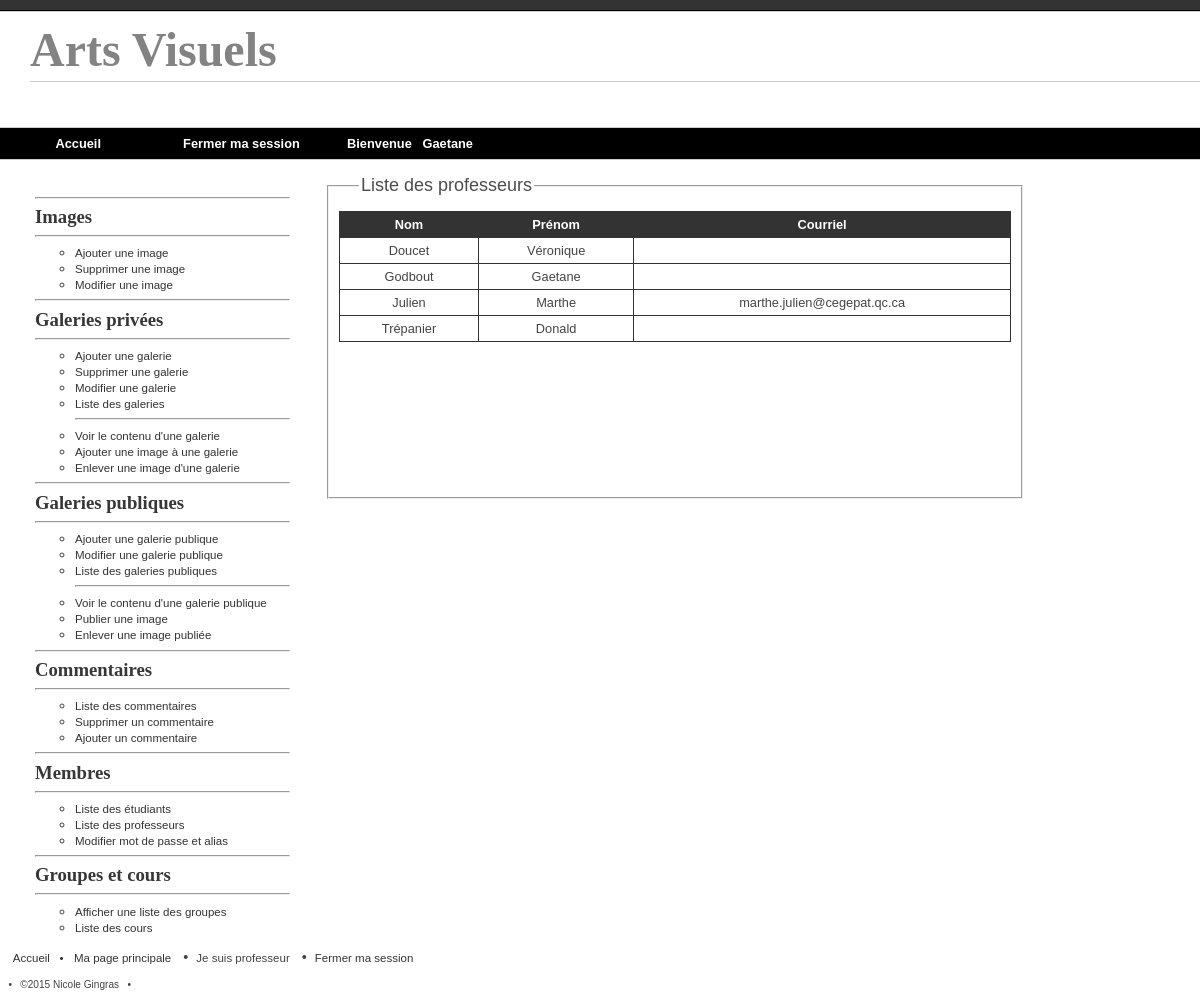
Page /pageMembresListe.php (signed in) on the committed database.
### tables this page shows
CREATE TABLE IF NOT EXISTS `membres` (
  `idmembre` int(11) NOT NULL AUTO_INCREMENT,
  `noda` int(11) DEFAULT NULL,
  `nom` varchar(25) DEFAULT NULL,
  `prenom` varchar(25) DEFAULT NULL,
  `alias` varchar(25) NOT NULL,
  `mdp` varchar(45) NOT NULL DEFAULT 'sha1(123)',
  `type` varchar(25) NOT NULL DEFAULT 'etudiant',
  `courriel` varchar(45) NOT NULL,
  `timestamp` timestamp NOT NULL DEFAULT CURRENT_TIMESTAMP,
  `actif` tinyint(4) NOT NULL DEFAULT '1' COMMENT '1: étudiant actuellement inscrit ou professeur en poste\n2: ancien étudiant ou professeur',
  `annee_debut` int(11) NOT NULL DEFAULT '2012',
  PRIMARY KEY (`idmembre`)
);

### metier/rechercherMembre.class.php (called while the page is built, shortened)
<?php
include_once "select.class.php";
class RechercherMembre extends Select{
	private $select;
	function __construct() {
		$this->select = new Select();
	}
	function afficher_membres_actuels_ou_anciens($type, $actif)
	{
		$liste = $this->select->callPS2("afficher_membres_actuels_ou_anciens", $type, $actif);
		return $liste;
	}
}

### metier/select.class.php (called while the page is built, shortened)
<?php
class Select extends Connexion{
	private $connexion;
	function __construct() {
		$this->connexion = new Connexion();
	}
	public function callPS2($procedureStockee, $valeurCritere, $valeurCritere2) {
		try {
			$requete = $this->connexion->prepare("CALL $procedureStockee(?,?)");
			$requete->bindParam(1, $valeurCritere);
			$requete->bindParam(2, $valeurCritere2);
			$requete->execute();
			$nbLigne = $requete->fetchAll();
			return $nbLigne;
			$this->connexion = null;
		}
		catch (PDOException $e) {
			echo "<p>Erreur: " . $e->getMessage() . "</p>";
		}
	}
}
?>

### metier/rechercherMembres.php (the view, shortened to what this page needs)
<?php
$type = $_POST["type"];
include_once 'rechercherMembre.class.php';
$cherche = new RechercherMembre();
switch ($type):
case "professeur":
	$liste=$cherche->afficher_membres_actuels_ou_anciens($type, "1");
	echo "<tr>";
	echo "<th>&nbsp;&nbsp;Nom&nbsp;&nbsp;</th>";
	echo "<th>&nbsp;&nbsp;Pr&eacute;nom&nbsp;&nbsp;</th>";
	echo "<th>&nbsp;&nbsp;Courriel&nbsp;&nbsp;</th>";
	echo "</tr>";
	foreach($liste as $ligne) {
		echo "<tr>";
		echo "<td>" . $ligne['nom'] . "</td>";
		echo "<td>" . $ligne['prenom'] . "</td>";
		echo "<td>" . $ligne['courriel'] . "</td>";
		echo "</tr>";
	}
	break;
	endswitch;

### css/style.css (style rules this page uses)
body { background-color: #888888; width: 960px; border-top: 1px solid black; }
html { margin: 0; padding: 0; background: #333; font-family: Helvetica, sans-serif; font-size:12.0pt; }
body { margin: auto; margin-top: 10px; padding-bottom: 5px; width: 1200px; border-top: 1px solid black; border-bottom: none; background: white; }
td,th { color: #444444; border: 1px solid #333; text-align: center; overflow: hidden; padding: 5px; }
th { background: #333; color: white; }
.clearfix:after { content: ""; clear: both; display: block; }

### rows in the picture
membres: nom "Doucet", prenom "Véronique"
membres: nom "Godbout", prenom "Gaetane"
membres: nom "Julien", prenom "Marthe", courriel "marthe.julien@cegepat.qc.ca"
membres: nom "Trépanier", prenom "Donald"

### other values in the picture
$_SESSION['prenom'] "Gaetane"
